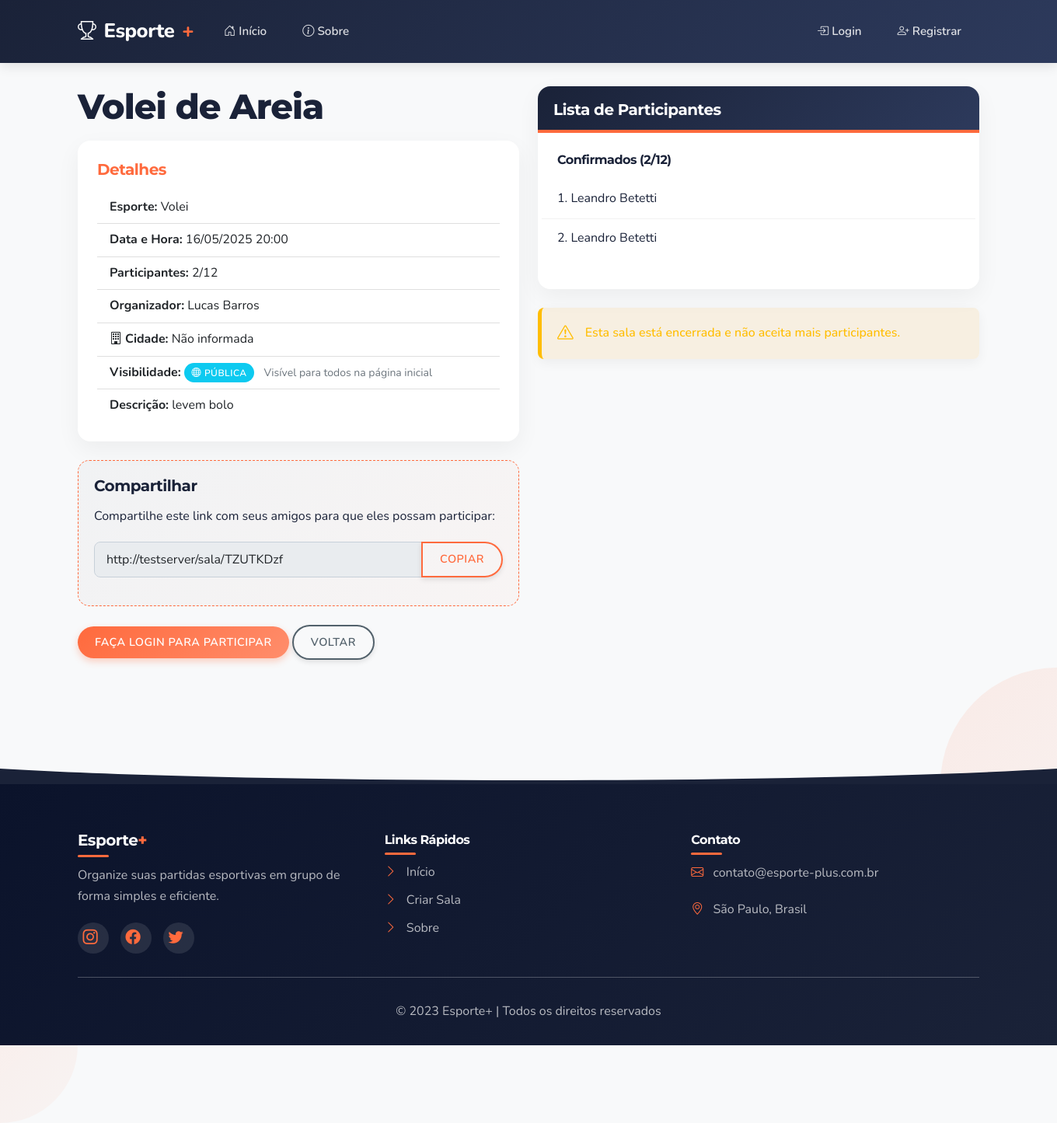
The page /sala/TZUTKDzf on the database its author committed.
### app/models/models.py (models this page shows, shortened)
class Room(db.Model):
    __tablename__ = 'rooms'
    id = db.Column(db.Integer, primary_key=True)
    name = db.Column(db.String(100), nullable=False)
    sport = db.Column(db.String(50), nullable=False)
    date = db.Column(db.DateTime, nullable=False)
    max_participants = db.Column(db.Integer, nullable=False)
    description = db.Column(db.Text, nullable=True)
    link_code = db.Column(db.String(10), unique=True, nullable=False)
    created_at = db.Column(db.DateTime, default=datetime.utcnow)
    is_active = db.Column(db.Boolean, default=True)
    creator_id = db.Column(db.Integer, db.ForeignKey('users.id'), nullable=False)
    is_private = db.Column(db.Boolean, default=False)
    location = db.Column(db.String(200), nullable=True)
    city = db.Column(db.String(100), nullable=False)
    valor = db.Column(db.Float, nullable=False, default=0.0)  # Valor por participante
    participants = db.relationship('Participant', backref='room', lazy=True)
    def get_active_participants(self):
        return [p for p in self.participants if p.is_active]
    def get_waiting_list(self):
        active_participants = self.get_active_participants()
        if len(active_participants) <= self.max_participants:
            return []
        return active_participants[self.max_participants:]
    def get_confirmed_participants(self):
        active_participants = self.get_active_participants()
        return active_participants[:min(len(active_participants), self.max_participants)]

class User(db.Model, UserMixin):
    __tablename__ = 'users'
    id = db.Column(db.Integer, primary_key=True)
    username = db.Column(db.String(50), unique=True, nullable=False)
    email = db.Column(db.String(100), unique=True, nullable=False)
    password_hash = db.Column(db.String(200), nullable=False)
    name = db.Column(db.String(100), nullable=False)
    created_at = db.Column(db.DateTime, default=datetime.utcnow)
    is_active = db.Column(db.Boolean, default=True)
    rooms_created = db.relationship('Room', backref='creator', lazy=True, foreign_keys='Room.creator_id')
    participations = db.relationship('Participant', backref='user', lazy=True)

class Participant(db.Model):
    __tablename__ = 'participants'
    id = db.Column(db.Integer, primary_key=True)
    user_id = db.Column(db.Integer, db.ForeignKey('users.id'), nullable=False)
    room_id = db.Column(db.Integer, db.ForeignKey('rooms.id'), nullable=False)
    registered_at = db.Column(db.DateTime, default=datetime.utcnow)
    is_active = db.Column(db.Boolean, default=True)
    checked_in = db.Column(db.Boolean, default=False)
    pagamento_status = db.Column(db.String(20), default='pendente')  # pendente, pago, cancelado
    pagamento_data = db.Column(db.DateTime, nullable=True)
    pagamento_metodo = db.Column(db.String(50), nullable=True)
    observacoes = db.Column(db.Text, nullable=True)

### app/controllers/room_routes.py (the view)
@room_bp.route('/<link_code>')
def view_room(link_code):
    room = Room.query.filter_by(link_code=link_code).first_or_404()
    is_participating = False
    is_in_waiting_list = False
    user_participation = None
    if current_user.is_authenticated:
        user_participation = current_user.get_participation(room.id)
        is_participating = user_participation is not None
        if is_participating:
            is_in_waiting_list = user_participation.is_in_waiting_list()
    is_owner = current_user.is_authenticated and room.creator_id == current_user.id
    return render_template('view_room.html',
                          room=room,
                          is_owner=is_owner,
                          is_participating=is_participating,
                          is_in_waiting_list=is_in_waiting_list,
                          user_participation=user_participation)

### app/templates/view_room.html (shortened to what this page needs)
{% extends 'layout.html' %}
{% block content %}
<div class="row content-visible">
    <div class="col-md-6">
        <h1>{{ room.name }}</h1>
        <div class="card mb-4" data-aos="fade-up" data-aos-duration="300">
            <div class="card-body">
                <h5 class="card-title">Detalhes</h5>
                <ul class="list-group list-group-flush">
                    <li class="list-group-item"><strong>Esporte:</strong> {{ room.sport }}</li>
                    <li class="list-group-item"><strong>Data e Hora:</strong> {{ room.date.strftime('%d/%m/%Y %H:%M') }}</li>
                    <li class="list-group-item"><strong>Participantes:</strong> {{ room.get_active_participants()|length }}/{{ room.max_participants }}</li>
                    <li class="list-group-item"><strong>Organizador:</strong> {{ room.creator.name }}</li>
                    <li class="list-group-item">
                        <strong><i class="bi bi-building me-1"></i>Cidade:</strong>
                        <span>{{ room.city }}</span>
                    </li>
                    <li class="list-group-item">
                        <strong>Visibilidade:</strong>
                        {% if room.is_private %}
                            <span class="badge bg-secondary">
                                <i class="bi bi-lock-fill me-1"></i>Privada
                            </span>
                            <small class="text-muted ms-2">Esta sala só é acessível por link direto</small>
                        {% else %}
                            <span class="badge bg-info">
                                <i class="bi bi-globe me-1"></i>Pública
                            </span>
                            <small class="text-muted ms-2">Visível para todos na página inicial</small>
                        {% endif %}
                    </li>
                    {% if room.description %}
                        <li class="list-group-item"><strong>Descrição:</strong> {{ room.description }}</li>
                    {% endif %}
                </ul>
            </div>
        </div>
        <div class="share-link" data-aos="fade-up" data-aos-duration="300">
            <h5>Compartilhar</h5>
            <p>Compartilhe este link com seus amigos para que eles possam participar:</p>
            <div class="input-group mb-3">
                <input type="text" class="form-control" value="{{ request.url }}" id="share-url" readonly>
                <button class="btn btn-outline-primary" type="button" onclick="copyShareLink()">Copiar</button>
            </div>
        </div>
        <div class="mt-4" data-aos="fade-up" data-aos-duration="300">
            {% if current_user.is_authenticated %}
                {% if is_owner %}
                    <div class="btn-group">
                        <a href="{{ url_for('room.manage_room', link_code=room.link_code) }}" class="btn btn-primary">
                            <i class="bi bi-gear"></i> Gerenciar Sala
                        </a>
                        <button type="button" class="btn btn-primary dropdown-toggle dropdown-toggle-split" data-bs-toggle="dropdown" aria-expanded="false">
                            <span class="visually-hidden">Toggle Dropdown</span>
                        </button>
                        <ul class="dropdown-menu dropdown-menu-end">
                            {% if room.is_active %}
                                <li>
                                    <a class="dropdown-item text-warning" href="{{ url_for('room.close_room', link_code=room.link_code) }}"
                                       onclick="return confirm('Tem certeza que deseja encerrar esta sala? Isso impedirá novas inscrições.')">
                                        <i class="bi bi-x-circle me-2"></i>Encerrar Sala
                                    </a>
                                </li>
                            {% endif %}
                            <li>
                                <a class="dropdown-item text-danger" href="#" data-bs-toggle="modal" data-bs-target="#deleteRoomModal">
                                    <i class="bi bi-trash me-2"></i>Excluir Sala
                                </a>
                            </li>
                        </ul>
                    </div>
                {% elif room.is_active %}
                    {% if is_participating %}
                        <a href="{{ url_for('room.leave_room', link_code=room.link_code) }}"
                           class="btn btn-danger"
                           onclick="return confirm('Tem certeza que deseja sair desta sala?')">
                            <i class="bi bi-box-arrow-left"></i> Sair da Sala
                        </a>
                    {% else %}
                        <a href="{{ url_for('room.join_room', link_code=room.link_code) }}" class="btn btn-success">
                            <i class="bi bi-check-circle"></i> Participar
                        </a>
                    {% endif %}
                {% endif %}
            {% else %}
                <a href="{{ url_for('auth.login', next=request.url) }}" class="btn btn-primary">
                    Faça login para participar
                </a>
            {% endif %}
            <a href="{{ url_for('main.index') }}" class="btn btn-outline-secondary">Voltar</a>
        </div>
    </div>
    <div class="col-md-6">
        <div class="card mb-4" data-aos="fade-up" data-aos-duration="300">
            <div class="card-header">
                <h5 class="mb-0">Lista de Participantes</h5>
            </div>
            <div class="card-body">
                {% if room.get_active_participants() %}
                    <h6>Confirmados ({{ room.get_confirmed_participants()|length }}/{{ room.max_participants }})</h6>
                    <div class="participant-list mb-3">
                        {% for participant in room.get_confirmed_participants() %}
                            <div class="participant-item">
                                {{ loop.index }}. {{ participant.user.name }}
                            </div>
                        {% endfor %}
                    </div>
                {% else %}
                    <p class="text-muted">Ainda não há participantes inscritos.</p>
                {% endif %}
            </div>
        </div>
        {% if not room.is_active %}
            <div class="alert alert-warning">
                <i class="bi bi-exclamation-triangle"></i> Esta sala está encerrada e não aceita mais participantes.
            </div>
        {% elif room.is_full() and not is_participating %}
            <div class="alert alert-info">
                <i class="bi bi-info-circle"></i> Esta sala está cheia. Se você se inscrever, será adicionado à lista de espera.
            </div>
        {% endif %}
    </div>
</div>
{% endblock %}

### app/static/css/style.css (style rules this page uses)
:root { --primary: #1A2238; --primary-light: #2D3A5C; --secondary: #FF6A3D; --secondary-light: #FF8D6B; --accent: #9DAAF2; --accent-light: #BFC8F7; --success: #38B000; --success-light: #57CC14; --danger: #F71735; --warning: #FFBD00; --light: #F4F7F9; --dark: #0B132B; --gray: #94A1B2; --gray-light: #C7D0D9; --gray-dark: #52616B; --body-bg: #F8F9FA; --text-color: #1A2238; --border-radius: 8px; --border-radius-lg: 16px; --box-shadow: 0 6px 15px rgba(0, 0, 0, 0.08); --box-shadow-hover: 0 10px 25px rgba(0, 0, 0, 0.15); --transition: all 0.3s cubic-bezier(0.25, 0.8, 0.25, 1); --font-heading: 'Montserrat', 'Segoe UI', sans-serif; --font-body: 'Nunito', 'Segoe UI', sans-serif; }
body { min-height: 100vh; display: flex; flex-direction: column; font-family: var(--font-body); background-color: var(--body-bg); color: var(--text-color); line-height: 1.6; }
.mb-0 { color: white; }
.card-header { background-color: var(--primary); color: white; }
h1, h2, h3, h4, h5, h6 { font-family: var(--font-heading); font-weight: 700; letter-spacing: -0.5px; color: var(--primary); margin-bottom: 1rem; }
h1 { font-size: 2.8rem; font-weight: 800; letter-spacing: -1px; }
a { color: var(--secondary); text-decoration: none; transition: var(--transition); }
p { margin-bottom: 1.2rem; }
[data-aos] { pointer-events: auto !important; }
.content-visible { opacity: 1 !important; transform: none !important; visibility: visible !important; }
.btn { border-radius: 25px; font-weight: 600; padding: 10px 22px; transition: var(--transition); border: none; box-shadow: 0 3px 6px rgba(0, 0, 0, 0.1); position: relative; overflow: hidden; text-transform: uppercase; font-size: 0.9rem; letter-spacing: 0.5px; }
.btn::after { content: ''; position: absolute; top: 50%; left: 50%; width: 10px; height: 10px; background: rgba(255, 255, 255, 0.3); opacity: 0; border-radius: 100%; transform: scale(1, 1) translate(-50%); transform-origin: 50% 50%; }
.btn-primary { background: linear-gradient(135deg, var(--secondary) 0%, var(--secondary-light) 100%); box-shadow: 0 4px 10px rgba(255, 106, 61, 0.3); }
.btn-outline-primary { color: var(--secondary); border: 2px solid var(--secondary); background: transparent; }
.btn-outline-secondary { color: var(--gray-dark); border: 2px solid var(--gray-dark); background: transparent; }
.card { border: none; border-radius: var(--border-radius-lg); box-shadow: 0 10px 30px rgba(0, 0, 0, 0.05); overflow: hidden; transition: var(--transition); margin-bottom: 28px; background: #FFFFFF; }
.card-header { background: linear-gradient(135deg, var(--primary) 0%, var(--primary-light) 100%); color: white; font-weight: 700; padding: 18px 20px; border-bottom: none; position: relative; }
.card-header::after { content: ''; position: absolute; bottom: 0; left: 0; width: 100%; height: 4px; background: var(--secondary); }
.card-body { padding: 25px; }
.participant-list { max-height: 300px; overflow-y: auto; margin: 0 -20px; }
.participant-item { padding: 12px 20px; border-bottom: 1px solid rgba(0, 0, 0, 0.05); transition: var(--transition); display: flex; align-items: center; justify-content: space-between; }
.participant-item:last-child { border-bottom: none; }
.alert { border: none; border-radius: var(--border-radius); padding: 16px 20px; font-weight: 500; box-shadow: 0 5px 15px rgba(0, 0, 0, 0.05); border-left: 5px solid; display: flex; align-items: center; }
.alert i { font-size: 1.3rem; margin-right: 15px; }
.alert-warning { background-color: rgba(243, 156, 18, 0.1); color: var(--warning); border-left-color: var(--warning); }
.form-control { border-radius: var(--border-radius); padding: 10px 15px; border: 1px solid var(--gray-light); transition: var(--transition); }
.share-link { padding: 20px; background: linear-gradient(135deg, rgba(26, 34, 56, 0.03) 0%, rgba(255, 106, 61, 0.03) 100%); border-radius: 15px; border: 1px dashed var(--secondary); margin: 20px 0; position: relative; }
.share-link h5 { color: var(--primary); font-weight: 700; margin-bottom: 15px; }
.badge { padding: 0.5em 0.8em; border-radius: 20px; font-weight: 600; font-size: 0.75rem; letter-spacing: 0.5px; text-transform: uppercase; }
.card-title { color: var(--secondary); font-weight: 700; margin-bottom: 1rem; }

### app/templates/view_room.html (style rules this page uses)
.content-visible { opacity: 1 !important; transform: none !important; visibility: visible !important; }
[data-aos] { transition-duration: 400ms !important; }

### rows shown on the page
Room: name "Volei de Areia", sport "Volei", date "16/05/2025 20:00", max_participants "12", city "Não informada", description "levem bolo"
User: creator.name "Lucas Barros"
Participant: user.name "Leandro Betetti"
Participant: user.name "Leandro Betetti"

### other values the page prints
{{ room.get_active_participants()|length }} "2"
{{ room.get_confirmed_participants()|length }} "2"
